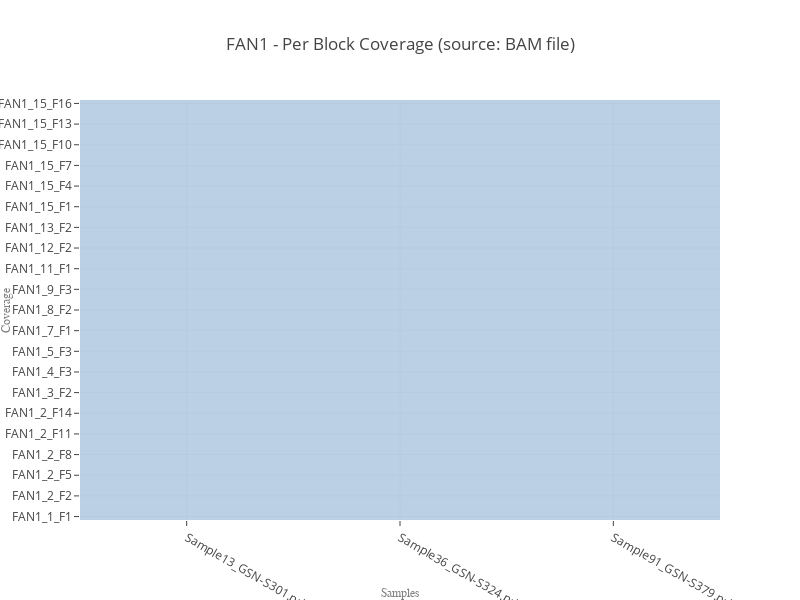
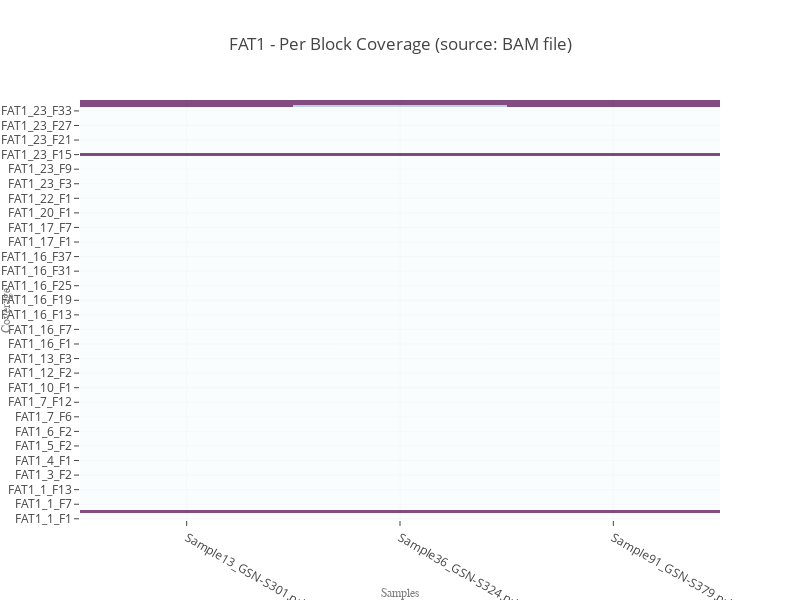
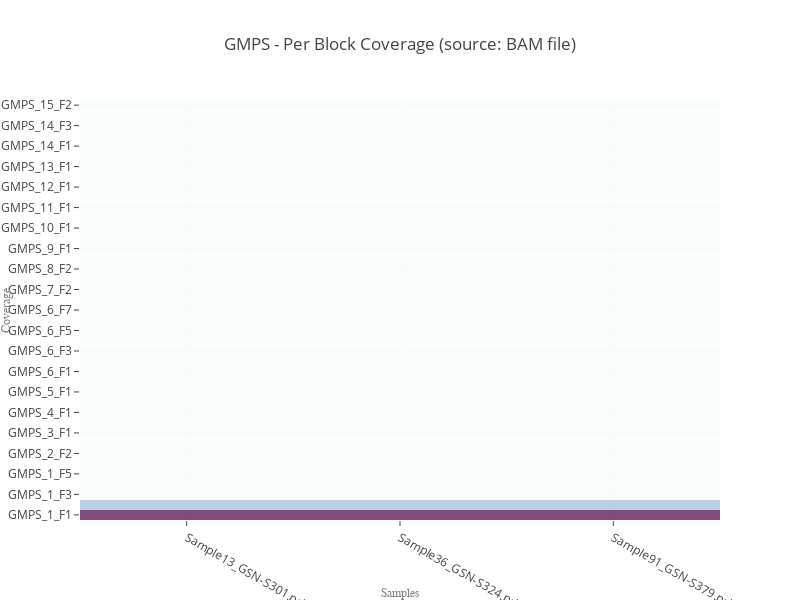
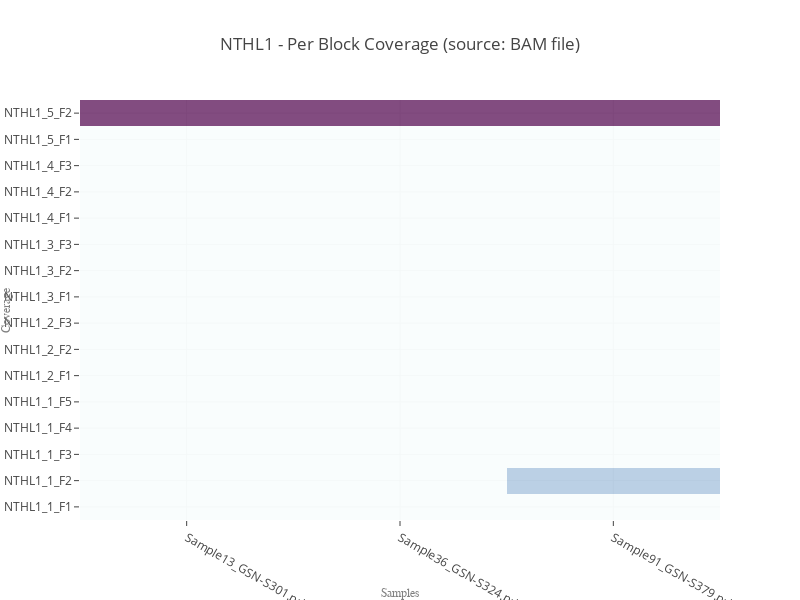

Notebook cell for these charts, in order:
### Code cell
# for gene in ['POLD1', 'POLE', 'RNF43']:        
# for gene in ['POLD1', 'POLE', 'RNF43', 'FAN1', 'FAT1' ]:
df_temp = df_cov.copy()
for gene in gene_list:
    df_temp = df_cov[[gene in s for s in df_cov.index]]
    #df_temp = np.log(df_temp)
    
    bins = [0, 10, 20, 30, 40, 50, 60, 70, 80, 90, 100000]
    group_names = ['10', '20', '30', '40', '50', '60', '70', '80', '90', '100']    
    
    for index, row in df_temp.iterrows():
        for sample in samples:
            if(row[sample]<=30):
                df_temp.set_value(index, sample, 0)
            elif(row[sample]>30 and row[sample]<=100):
                df_temp.set_value(index, sample, 50)
            else:
                df_temp.set_value(index, sample, 100)
    
    #for column in df_temp.columns:
        #categories = pd.cut(df_temp[column], bins, labels=group_names)
        #df_temp[column] = pd.cut(df_temp[column], bins, labels=group_names)
    
    trace0 = go.Heatmap(
        z = df_temp.values.tolist(),
        y = df_temp.index.values,
        x = list(df_temp),
        opacity = 0.7,        
        colorscale = [
            # Let first 10% (0.1) of the values have color rgb(0, 0, 0)
            [0.0, 'rgb(77,0,75)'],
            [0.1, 'rgb(77,0,75)'],
            
            # Let values between 10-20% of the min and max of z
            # have color rgb(20, 20, 20)
            [0.10, 'rgb(129,15,124)'],
            [0.20, 'rgb(129,15,124)'],
            
            # Values between 20-30% of the min and max of z
            [0.20, 'rgb(136,65,157)'],
            [0.30, 'rgb(136,65,157)'],
            
            [0.30, 'rgb(140,107,177)'],
            [0.40, 'rgb(140,107,177)'],
            
            [0.40, 'rgb(140,150,198)'],
            [0.50, 'rgb(140,150,198)'],
            
            [0.50, 'rgb(158,188,218)'],
            [0.60, 'rgb(158,188,218)'],
            
            [0.60, 'rgb(191,211,230)'],
            [0.70, 'rgb(191,211,230)'],
            
            [0.70, 'rgb(224,236,244)'],
            [0.80, 'rgb(224,236,244)'],
            
            [0.80, 'rgb(247,252,253)'],
            [1.0, 'rgb(247,252,253)']
        ],
        showscale = False
    )

    data = [trace0]

    title_text = gene + " - Per Block Coverage (source: BAM file)"

    layout = go.Layout(
        title = title_text,
        #autosize=True,
        width=800,
        height=600,    
        xaxis=dict(
            autorange=True,
            title='Samples',
            titlefont=dict(
                family='Courier New, monospace',
                size=12,
                color='#7f7f7f'
            )
        ),
        yaxis=dict(
            #type='log',
            title='Coverage',
            titlefont=dict(
                family='Courier New, monospace',
                size=12,
                color='#7f7f7f'
            )
        )
    )
    
    fig = {
        'data': data,
        'layout': layout,        
    }

    iplot(fig)

### Figure 1 — Plotly figure (JSON) as saved in the notebook; plotly's stock layout.template omitted (floating-point values rounded to 4 significant figures; data arrays with more than 128 entries replaced by an {"elided": "..."} marker saying what was removed)
{"data": [{"colorscale": [[0, "rgb(77,0,75)"], [0.1, "rgb(77,0,75)"], [0.1, "rgb(129,15,124)"], [0.2, "rgb(129,15,124)"], [0.2, "rgb(136,65,157)"], [0.3, "rgb(136,65,157)"], [0.3, "rgb(140,107,177)"], [0.4, "rgb(140,107,177)"], [0.4, "rgb(140,150,198)"], [0.5, "rgb(140,150,198)"], [0.5, "rgb(158,188,218)"], [0.6, "rgb(158,188,218)"], [0.6, "rgb(191,211,230)"], [0.7, "rgb(191,211,230)"], [0.7, "rgb(224,236,244)"], [0.8, "rgb(224,236,244)"], [0.8, "rgb(247,252,253)"], [1, "rgb(247,252,253)"]], "opacity": 0.7, "showscale": false, "type": "heatmap", "x": ["Sample13_GSN-S301.primary.primerclipped.bam", "Sample36_GSN-S324.primary.primerclipped.bam", "Sample91_GSN-S379.primary.primerclipped.bam"], "y": ["FAN1_1_F1", "FAN1_1_F2", "FAN1_2_F1", "FAN1_2_F2", "FAN1_2_F3", "FAN1_2_F4", "FAN1_2_F5", "FAN1_2_F6", "FAN1_2_F7", "FAN1_2_F8", "FAN1_2_F9", "FAN1_2_F10", "FAN1_2_F11", "FAN1_2_F12", "FAN1_2_F13", "FAN1_2_F14", "FAN1_2_F15", "FAN1_3_F1", "FAN1_3_F2", "FAN1_4_F1", "FAN1_4_F2", "FAN1_4_F3", "FAN1_5_F1", "FAN1_5_F2", "FAN1_5_F3", "FAN1_6_F1", "FAN1_6_F2", "FAN1_7_F1", "FAN1_7_F2", "FAN1_8_F1", "FAN1_8_F2", "FAN1_9_F1", "FAN1_9_F2", "FAN1_9_F3", "FAN1_10_F1", "FAN1_10_F2", "FAN1_11_F1", "FAN1_11_F2", "FAN1_12_F1", "FAN1_12_F2", "FAN1_12_F3", "FAN1_13_F1", "FAN1_13_F2", "FAN1_14_F1", "FAN1_14_F2", "FAN1_15_F1", "FAN1_15_F2", "FAN1_15_F3", "FAN1_15_F4", "FAN1_15_F5", "FAN1_15_F6", "FAN1_15_F7", "FAN1_15_F8", "FAN1_15_F9", "FAN1_15_F10", "FAN1_15_F11", "FAN1_15_F12", "FAN1_15_F13", "FAN1_15_F14", "FAN1_15_F15", "FAN1_15_F16"], "z": {"elided": "61x3 int values"}}], "layout": {"height": 600, "title": "FAN1 - Per Block Coverage (source: BAM file)", "width": 800, "xaxis": {"autorange": true, "title": "Samples", "titlefont": {"color": "#7f7f7f", "family": "Courier New, monospace", "size": 12}}, "yaxis": {"title": "Coverage", "titlefont": {"color": "#7f7f7f", "family": "Courier New, monospace", "size": 12}}}}

### Figure 2 — Plotly figure (JSON) as saved in the notebook; plotly's stock layout.template omitted (floating-point values rounded to 4 significant figures; data arrays with more than 128 entries replaced by an {"elided": "..."} marker saying what was removed)
{"data": [{"colorscale": [[0, "rgb(77,0,75)"], [0.1, "rgb(77,0,75)"], [0.1, "rgb(129,15,124)"], [0.2, "rgb(129,15,124)"], [0.2, "rgb(136,65,157)"], [0.3, "rgb(136,65,157)"], [0.3, "rgb(140,107,177)"], [0.4, "rgb(140,107,177)"], [0.4, "rgb(140,150,198)"], [0.5, "rgb(140,150,198)"], [0.5, "rgb(158,188,218)"], [0.6, "rgb(158,188,218)"], [0.6, "rgb(191,211,230)"], [0.7, "rgb(191,211,230)"], [0.7, "rgb(224,236,244)"], [0.8, "rgb(224,236,244)"], [0.8, "rgb(247,252,253)"], [1, "rgb(247,252,253)"]], "opacity": 0.7, "showscale": false, "type": "heatmap", "x": ["Sample13_GSN-S301.primary.primerclipped.bam", "Sample36_GSN-S324.primary.primerclipped.bam", "Sample91_GSN-S379.primary.primerclipped.bam"], "y": {"elided": "173 str values"}, "z": {"elided": "173x3 int values"}}], "layout": {"height": 600, "title": "FAT1 - Per Block Coverage (source: BAM file)", "width": 800, "xaxis": {"autorange": true, "title": "Samples", "titlefont": {"color": "#7f7f7f", "family": "Courier New, monospace", "size": 12}}, "yaxis": {"title": "Coverage", "titlefont": {"color": "#7f7f7f", "family": "Courier New, monospace", "size": 12}}}}

### Figure 3 — Plotly figure (JSON) as saved in the notebook; plotly's stock layout.template omitted (floating-point values rounded to 4 significant figures)
{"data": [{"colorscale": [[0, "rgb(77,0,75)"], [0.1, "rgb(77,0,75)"], [0.1, "rgb(129,15,124)"], [0.2, "rgb(129,15,124)"], [0.2, "rgb(136,65,157)"], [0.3, "rgb(136,65,157)"], [0.3, "rgb(140,107,177)"], [0.4, "rgb(140,107,177)"], [0.4, "rgb(140,150,198)"], [0.5, "rgb(140,150,198)"], [0.5, "rgb(158,188,218)"], [0.6, "rgb(158,188,218)"], [0.6, "rgb(191,211,230)"], [0.7, "rgb(191,211,230)"], [0.7, "rgb(224,236,244)"], [0.8, "rgb(224,236,244)"], [0.8, "rgb(247,252,253)"], [1, "rgb(247,252,253)"]], "opacity": 0.7, "showscale": false, "type": "heatmap", "x": ["Sample13_GSN-S301.primary.primerclipped.bam", "Sample36_GSN-S324.primary.primerclipped.bam", "Sample91_GSN-S379.primary.primerclipped.bam"], "y": ["GMPS_1_F1", "GMPS_1_F2", "GMPS_1_F3", "GMPS_1_F4", "GMPS_1_F5", "GMPS_2_F1", "GMPS_2_F2", "GMPS_2_F3", "GMPS_3_F1", "GMPS_3_F2", "GMPS_4_F1", "GMPS_4_F2", "GMPS_5_F1", "GMPS_5_F2", "GMPS_6_F1", "GMPS_6_F2", "GMPS_6_F3", "GMPS_6_F4", "GMPS_6_F5", "GMPS_6_F6", "GMPS_6_F7", "GMPS_7_F1", "GMPS_7_F2", "GMPS_8_F1", "GMPS_8_F2", "GMPS_8_F3", "GMPS_9_F1", "GMPS_9_F2", "GMPS_10_F1", "GMPS_10_F2", "GMPS_11_F1", "GMPS_11_F2", "GMPS_12_F1", "GMPS_12_F2", "GMPS_13_F1", "GMPS_13_F2", "GMPS_14_F1", "GMPS_14_F2", "GMPS_14_F3", "GMPS_15_F1", "GMPS_15_F2"], "z": [[0, 0, 0], [50, 50, 50], [100, 100, 100], [100, 100, 100], [100, 100, 100], [100, 100, 100], [100, 100, 100], [100, 100, 100], [100, 100, 100], [100, 100, 100], [100, 100, 100], [100, 100, 100], [100, 100, 100], [100, 100, 100], [100, 100, 100], [100, 100, 100], [100, 100, 100], [100, 100, 100], [100, 100, 100], [100, 100, 100], [100, 100, 100], [100, 100, 100], [100, 100, 100], [100, 100, 100], [100, 100, 100], [100, 100, 100], [100, 100, 100], [100, 100, 100], [100, 100, 100], [100, 100, 100], [100, 100, 100], [100, 100, 100], [100, 100, 100], [100, 100, 100], [100, 100, 100], [100, 100, 100], [100, 100, 100], [100, 100, 100], [100, 100, 100], [100, 100, 100], [100, 100, 100]]}], "layout": {"height": 600, "title": "GMPS - Per Block Coverage (source: BAM file)", "width": 800, "xaxis": {"autorange": true, "title": "Samples", "titlefont": {"color": "#7f7f7f", "family": "Courier New, monospace", "size": 12}}, "yaxis": {"title": "Coverage", "titlefont": {"color": "#7f7f7f", "family": "Courier New, monospace", "size": 12}}}}

### Figure 4 — Plotly figure (JSON) as saved in the notebook; plotly's stock layout.template omitted (floating-point values rounded to 4 significant figures)
{"data": [{"colorscale": [[0, "rgb(77,0,75)"], [0.1, "rgb(77,0,75)"], [0.1, "rgb(129,15,124)"], [0.2, "rgb(129,15,124)"], [0.2, "rgb(136,65,157)"], [0.3, "rgb(136,65,157)"], [0.3, "rgb(140,107,177)"], [0.4, "rgb(140,107,177)"], [0.4, "rgb(140,150,198)"], [0.5, "rgb(140,150,198)"], [0.5, "rgb(158,188,218)"], [0.6, "rgb(158,188,218)"], [0.6, "rgb(191,211,230)"], [0.7, "rgb(191,211,230)"], [0.7, "rgb(224,236,244)"], [0.8, "rgb(224,236,244)"], [0.8, "rgb(247,252,253)"], [1, "rgb(247,252,253)"]], "opacity": 0.7, "showscale": false, "type": "heatmap", "x": ["Sample13_GSN-S301.primary.primerclipped.bam", "Sample36_GSN-S324.primary.primerclipped.bam", "Sample91_GSN-S379.primary.primerclipped.bam"], "y": ["NTHL1_1_F1", "NTHL1_1_F2", "NTHL1_1_F3", "NTHL1_1_F4", "NTHL1_1_F5", "NTHL1_2_F1", "NTHL1_2_F2", "NTHL1_2_F3", "NTHL1_3_F1", "NTHL1_3_F2", "NTHL1_3_F3", "NTHL1_4_F1", "NTHL1_4_F2", "NTHL1_4_F3", "NTHL1_5_F1", "NTHL1_5_F2"], "z": [[100, 100, 100], [100, 100, 50], [100, 100, 100], [100, 100, 100], [100, 100, 100], [100, 100, 100], [100, 100, 100], [100, 100, 100], [100, 100, 100], [100, 100, 100], [100, 100, 100], [100, 100, 100], [100, 100, 100], [100, 100, 100], [100, 100, 100], [0, 0, 0]]}], "layout": {"height": 600, "title": "NTHL1 - Per Block Coverage (source: BAM file)", "width": 800, "xaxis": {"autorange": true, "title": "Samples", "titlefont": {"color": "#7f7f7f", "family": "Courier New, monospace", "size": 12}}, "yaxis": {"title": "Coverage", "titlefont": {"color": "#7f7f7f", "family": "Courier New, monospace", "size": 12}}}}
